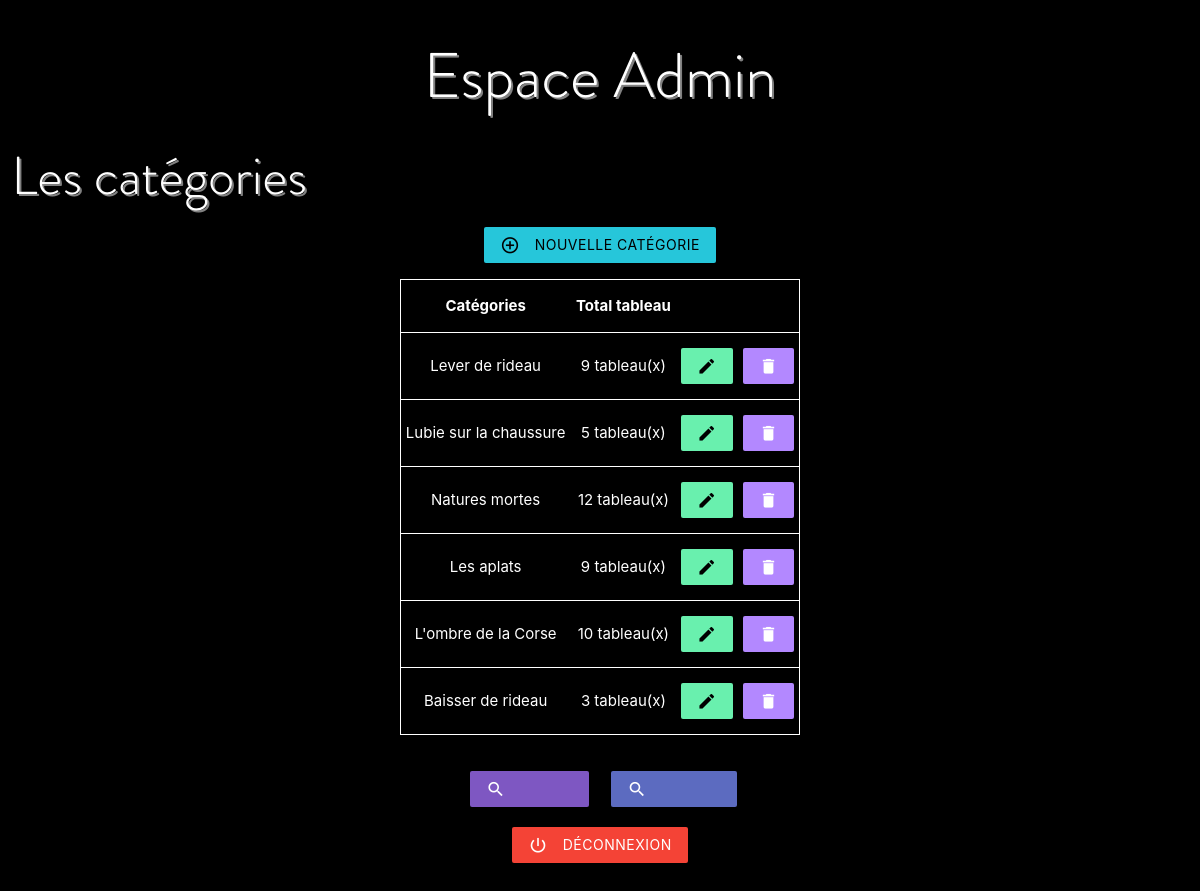
The app's page /Views/adminCategories.php (signed in) with its own data.
### tables this page shows
CREATE TABLE IF NOT EXISTS `gallery_category` (
  `category_id` int(11) NOT NULL AUTO_INCREMENT,
  `category_categories` varchar(100) NOT NULL,
  PRIMARY KEY (`category_id`)
);

### Controllers/adminCategoriesCtrl.php (called while the page is built, shortened)
<?php
require_once '../Models/Database.php';
require_once '../Models/Categories.php';
require_once '../Models/Paintins.php';
$paintin = new Paintins();
$category = new Categories();
$resultCategory = $category->selectCategory();

### Models/Database.php (called while the page is built, shortened)
<?php
class Database
{
    public function __construct()
    {
        try {
            $this->db = new PDO('mysql:host=localhost;dbname=gallery;charset=utf8', 'root', '');
        } catch (Exception $e) {
            die('Erreur : ' . $e->getMessage());
        }
    }
}

### Models/Categories.php (called while the page is built, shortened)
<?php
class Categories extends Database
{
    public function selectCategory()
    {
        $req = $this->db->query('SELECT * FROM gallery_category');
        $reqFetch = $req->fetchAll(PDO::FETCH_ASSOC);
        return $reqFetch;
    }
}

### Models/Paintins.php (called while the page is built, shortened)
<?php
class Paintins extends Database
{
    public function selectPaintinByCategory($idCategory)
    {
        $req = $this->db->query('SELECT gallery_paintin.paintin_id, gallery_paintin.paintin_files, gallery_paintin.dimension_id, gallery_paintin.category_id, gallery_category.category_id ,gallery_category.category_categories, gallery_dimension.dimension_dimensions
                                FROM gallery_paintin
                                INNER JOIN gallery_category
                                ON gallery_paintin.category_id = gallery_category.category_id
                                INNER JOIN gallery_dimension
                                ON gallery_paintin.dimension_id = gallery_dimension.dimension_id
                                WHERE gallery_category.category_id =' . $idCategory);
        $reqFetch = $req->fetchAll(PDO::FETCH_ASSOC);
        return $reqFetch;
    }
}

### Views/adminCategories.php (the view, shortened to what this page needs)
<?php
require_once '../Controllers/adminCategoriesCtrl.php';
?>
<!DOCTYPE html>
<html lang="fr">
<head>
    <link rel="stylesheet" href="https://cdnjs.cloudflare.com/ajax/libs/materialize/1.0.0/css/materialize.min.css" />
    <link rel="stylesheet" href="https://use.fontawesome.com/releases/v5.3.1/css/all.css" />
    <link rel="stylesheet" href="../assets/css/style.css" />
</head>
<body class="black">
    <div class="row" id="adminRow">
        <div class="col l12 m12 s12">
            <h1 class="center-align adminTitle">Espace Admin</h1>
            <h2 class="adminTitle">Les catégories</h2>
            <div class="container">
                <div class="row center-align">
                    <div class="col l6 offset-l3 col m12 col s12">
                        <a class="waves-effect waves-light btn cyan lighten-1 modal-trigger black-text" href="#addCategoryModal"><i class="material-icons left">add_circle_outline</i>Nouvelle catégorie</a>
                        <table class="highlight marginTop">
                            <thead>
                                <tr>
                                    <th class="center-align">Catégories</th>
                                    <th class="center-align">Total tableau</th>
                                    <th></th>
                                    <th></th>
                                </tr>
                            </thead>
                            <tbody>
                                <?php
                                foreach ($resultCategory as $valueCategory) {
                                    $arrayCategories = $paintin->selectPaintinByCategory($valueCategory['category_id']);
                                ?>
                                    <tr>
                                        <td class="center-align"><?= $valueCategory['category_categories'] ?></td>
                                        <td class="center-align"><?= count($arrayCategories) ?> tableau(x)</td>
                                        <td class="center-align">
                                            <a class="btn btn waves-effect waves-light green accent-2 modal-trigger black-text" href="#modifyCategoryModal<?= $valueCategory['category_id'] ?>"><i class="material-icons">edit</i></a>
                                        </td>
                                        <td class="center-align">
                                            <a class="btn btn waves-effect waves-light deep-purple accent-1 modal-trigger" href="#deleteCategoryModal<?= $valueCategory['category_id'] ?>"><i class="material-icons">delete</i></a>
                                        </td>
                                    </tr>
                                <?php
                                }
                                ?>
                            </tbody>
                        </table>
                    </div>
                </div>
                <div class="row center-align">
                    <div class="offset-l4 col l2 col m6 col s12 marginTop">
                        <a class="waves-effect waves-light btn deep-purple lighten-1" href="adminPaintins.php">
                            <i class="material-icons left">search</i>Tableaux
                        </a>
                    </div>
                    <div class="col l2 col m6 col s12 marginTop">
                        <a class="waves-effect waves-light btn indigo lighten-1" href="adminDimensions.php">
                            <i class="material-icons left">search</i>Dimensions
                        </a>
                    </div>
                </div>
                <div class="row center-align">
                    <div class="col l12 m12 s12">
                        <form action='' method='POST'>
                            <button class="btn waves-effect waves-light red" type="submit" name="disconnection">Déconnexion
                                <i class="material-icons left">power_settings_new</i>
                            </button>
                        </form>
                    </div>
                </div>
            </div>
        </div>
    </div>
</body>
</html>

### assets/css/style.css (style rules this page uses)
.marginTop { margin-top: 2vh; }
.adminTitle { font-family: 'Brandon Grotesque Light'; color: white; text-shadow: 2px 2px grey; }
table, tr { color: white; border: white 1px solid; }

### records on screen
gallery_category: category_categories "Lever de rideau", count($arrayCategories) "9"
gallery_category: category_categories "Lubie sur la chaussure", count($arrayCategories) "5"
gallery_category: category_categories "Natures mortes", count($arrayCategories) "12"
gallery_category: category_categories "Les aplats", count($arrayCategories) "9"
gallery_category: category_categories "L'ombre de la Corse", count($arrayCategories) "10"
gallery_category: category_categories "Baisser de rideau", count($arrayCategories) "3"
